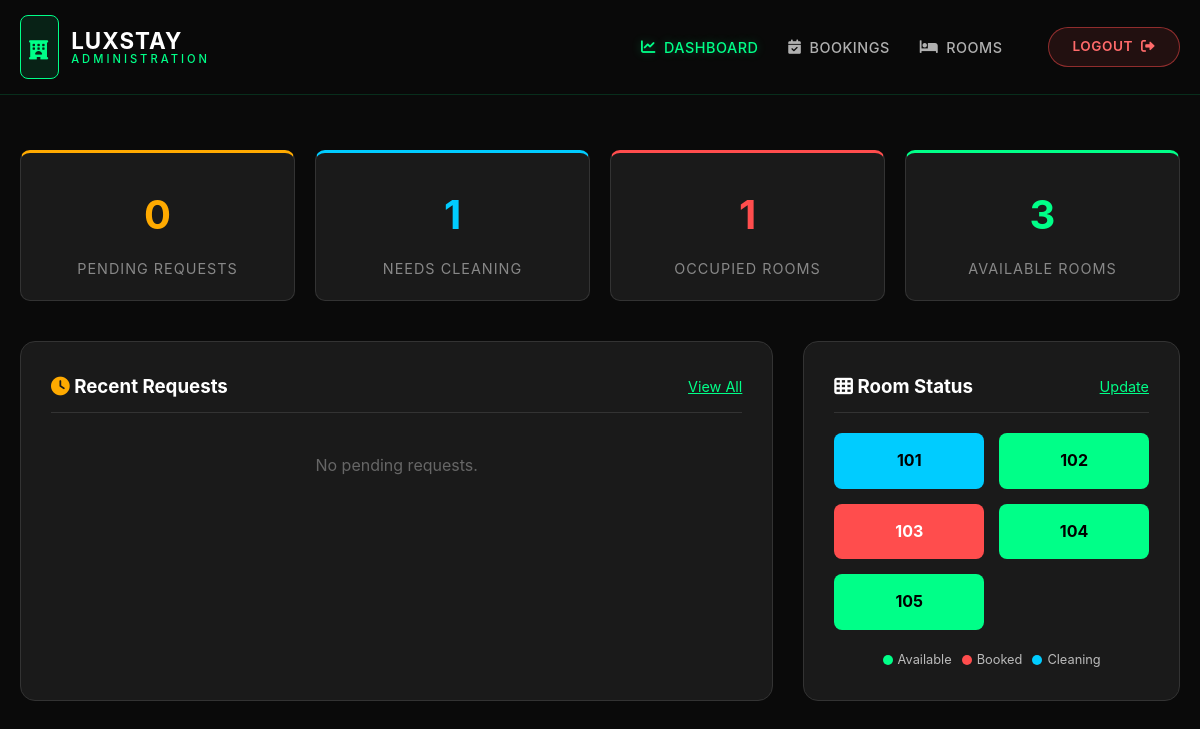
Page /admin/dashboard.php (signed in) on the committed database.
### tables this page shows
CREATE TABLE `rooms` (
  `id` int(11) NOT NULL,
  `room_number` varchar(10) NOT NULL,
  `room_type` varchar(50) NOT NULL,
  `price` decimal(10,2) NOT NULL,
  `description` text DEFAULT NULL,
  `image_url` varchar(255) DEFAULT NULL,
  `status` enum('available','booked','cleaning','maintenance') DEFAULT 'available',
  `created_at` timestamp NOT NULL DEFAULT current_timestamp()
);

### admin/dashboard.php (the view, shortened to what this page needs)
<?php
include '../config.php';
$stats = [
    'pending' => $pdo->query("SELECT COUNT(*) FROM bookings WHERE status = 'pending'")->fetchColumn(),
    'cleaning' => $pdo->query("SELECT COUNT(*) FROM rooms WHERE status = 'cleaning'")->fetchColumn(),
    'booked'   => $pdo->query("SELECT COUNT(*) FROM rooms WHERE status = 'booked'")->fetchColumn(),
    'available'=> $pdo->query("SELECT COUNT(*) FROM rooms WHERE status = 'available'")->fetchColumn()
];
$rooms = $pdo->query("SELECT * FROM rooms ORDER BY room_number ASC")->fetchAll(PDO::FETCH_ASSOC);
$recent_bookings = $pdo->query("SELECT * FROM bookings WHERE status = 'pending' ORDER BY created_at DESC LIMIT 5")->fetchAll(PDO::FETCH_ASSOC);
?>
<!DOCTYPE html>
<html lang="en">
<head>
    <link rel="stylesheet" href="../css/style.css">
    <link href="https://cdnjs.cloudflare.com/ajax/libs/font-awesome/6.0.0/css/all.min.css" rel="stylesheet">
</head>
<body>
    <?php include 'header.php'; ?>
    <div class="container" style="padding-top: 150px; padding-bottom: 50px;">
        <div class="dashboard-stats">
            <div class="stat-box" style="border-top: 3px solid #ffaa00;">
                <h3 style="color: #ffaa00;"><?php echo $stats['pending']; ?></h3>
                <p>Pending Requests</p>
            </div>
            <div class="stat-box" style="border-top: 3px solid #00ccff;">
                <h3 style="color: #00ccff;"><?php echo $stats['cleaning']; ?></h3>
                <p>Needs Cleaning</p>
            </div>
            <div class="stat-box" style="border-top: 3px solid #ff4d4d;">
                <h3 style="color: #ff4d4d;"><?php echo $stats['booked']; ?></h3>
                <p>Occupied Rooms</p>
            </div>
            <div class="stat-box" style="border-top: 3px solid #00ff88;">
                <h3 style="color: #00ff88;"><?php echo $stats['available']; ?></h3>
                <p>Available Rooms</p>
            </div>
        </div>
        <div style="display: grid; grid-template-columns: 2fr 1fr; gap: 30px;">
            <div class="dashboard-section">
                <div class="section-header">
                    <h3><i class="fas fa-clock" style="color: #ffaa00;"></i> Recent Requests</h3>
                    <a href="bookings.php" style="color: #00ff88; font-size: 0.9rem;">View All</a>
                </div>
                <?php if (count($recent_bookings) > 0): ?>
                    <table class="mini-table">
                        <thead><tr><th>Guest</th><th>Ref</th><th>Date</th><th>Action</th></tr></thead>
                        <tbody>
                            <?php foreach ($recent_bookings as $rb): ?>
                            <tr>
                                <td><?php echo $rb['guest_name']; ?></td>
                                <td style="color: #00ff88;"><?php echo $rb['booking_ref']; ?></td>
                                <td><?php echo $rb['check_in']; ?></td>
                                <td><a href="bookings.php" class="btn-small">Review</a></td>
                            </tr>
                            <?php endforeach; ?>
                        </tbody>
                    </table>
                <?php else: ?>
                    <p style="color: #666; text-align: center; padding: 20px;">No pending requests.</p>
                <?php endif; ?>
            </div>
            <div class="dashboard-section">
                <div class="section-header">
                    <h3><i class="fas fa-th" style="color: #fff;"></i> Room Status</h3>
                    <a href="rooms.php" style="color: #00ff88; font-size: 0.9rem;">Update</a>
                </div>
                <div class="live-status-grid">
                    <?php foreach ($rooms as $room): ?>
                        <div class="status-card status-<?php echo $room['status']; ?>">
                            <?php echo $room['room_number']; ?>
                        </div>
                    <?php endforeach; ?>
                </div>
                <div style="margin-top: 20px; display: flex; flex-wrap: wrap; gap: 10px; justify-content: center; font-size: 0.8rem; color: #bbb;">
                    <span style="display: flex; align-items: center; gap: 5px;"><span style="width: 10px; height: 10px; background: #00ff88; border-radius: 50%;"></span> Available</span>
                    <span style="display: flex; align-items: center; gap: 5px;"><span style="width: 10px; height: 10px; background: #ff4d4d; border-radius: 50%;"></span> Booked</span>
                    <span style="display: flex; align-items: center; gap: 5px;"><span style="width: 10px; height: 10px; background: #00ccff; border-radius: 50%;"></span> Cleaning</span>
                </div>
            </div>
        </div>
    </div>
</body>
</html>

### css/style.css (style rules this page uses)
* { margin: 0; padding: 0; box-sizing: border-box; }
body { font-family: 'Inter', sans-serif; line-height: 1.6; color: #e0e0e0; background-color: #0a0a0a; overflow-x: hidden; }
.container { max-width: 1200px; margin: 0 auto; padding: 0 20px; }

### admin/dashboard.php (style rules this page uses)
.dashboard-stats { display: grid; grid-template-columns: repeat(auto-fit, minmax(200px, 1fr)); gap: 20px; margin-bottom: 40px; }
.stat-box { background: #1a1a1a; padding: 20px; border-radius: 10px; border: 1px solid #333; text-align: center; transition: 0.3s; }
.stat-box h3 { font-size: 2.5rem; margin: 10px 0; color: #fff; }
.stat-box p { color: #888; text-transform: uppercase; font-size: 0.9rem; letter-spacing: 1px; }
.live-status-grid { display: grid; grid-template-columns: repeat(auto-fill, minmax(100px, 1fr)); gap: 15px; }
.status-card { padding: 15px; border-radius: 8px; text-align: center; color: #000; font-weight: bold; position: relative; }
.status-available { background: #00ff88; }
.status-booked { background: #ff4d4d; color: white; }
.status-cleaning { background: #00ccff; }
.dashboard-section { background: #1a1a1a; padding: 30px; border-radius: 15px; border: 1px solid #333; margin-bottom: 30px; }
.section-header { display: flex; justify-content: space-between; align-items: center; margin-bottom: 20px; border-bottom: 1px solid #333; padding-bottom: 10px; }
.section-header h3 { color: #fff; margin: 0; }

### rows in the picture
rooms: room_number "101"
rooms: room_number "102"
rooms: room_number "103"
rooms: room_number "104"
rooms: room_number "105"

### other values in the picture
$stats['pending'] "0"
$stats['cleaning'] "1"
$stats['booked'] "1"
$stats['available'] "3"
